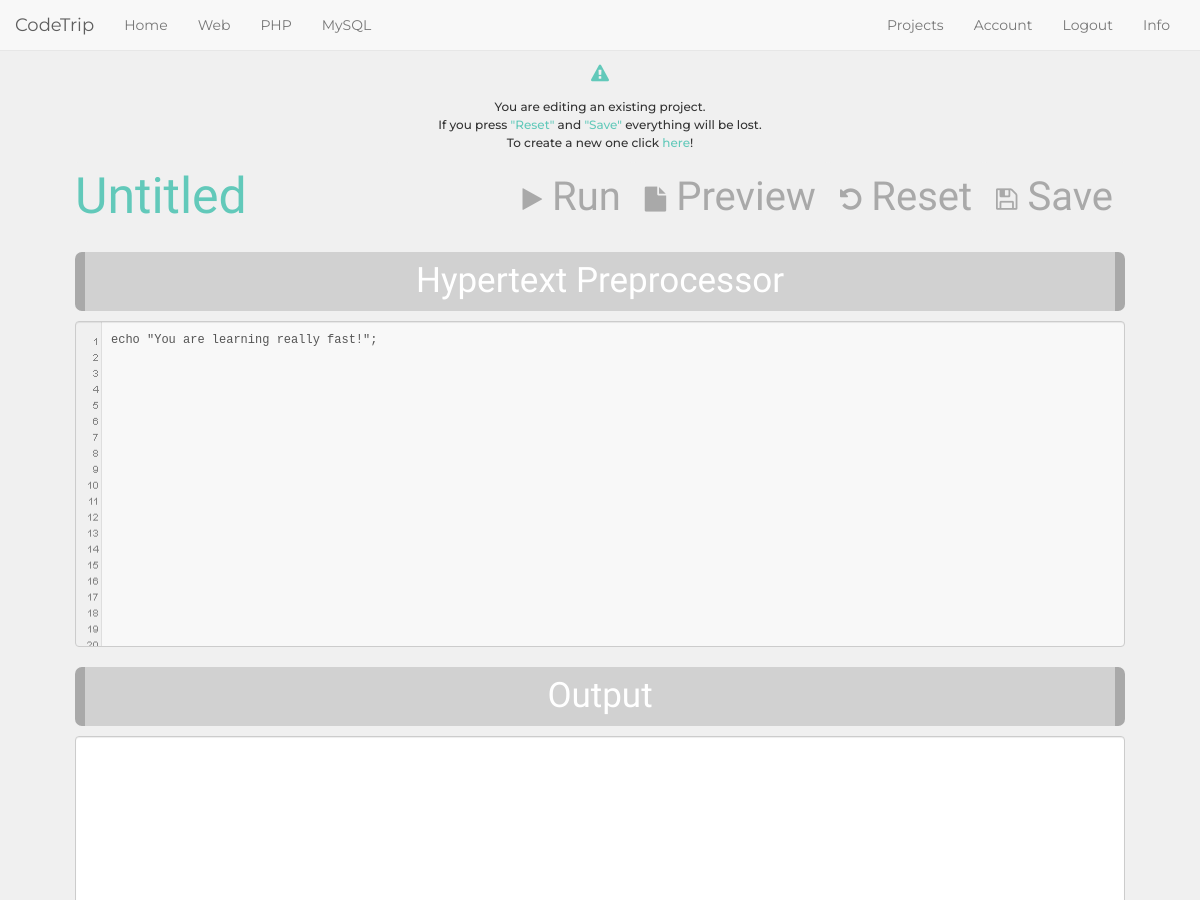
The page /php.php?project_id=36 (signed in, upper part) on the database as committed earlier.
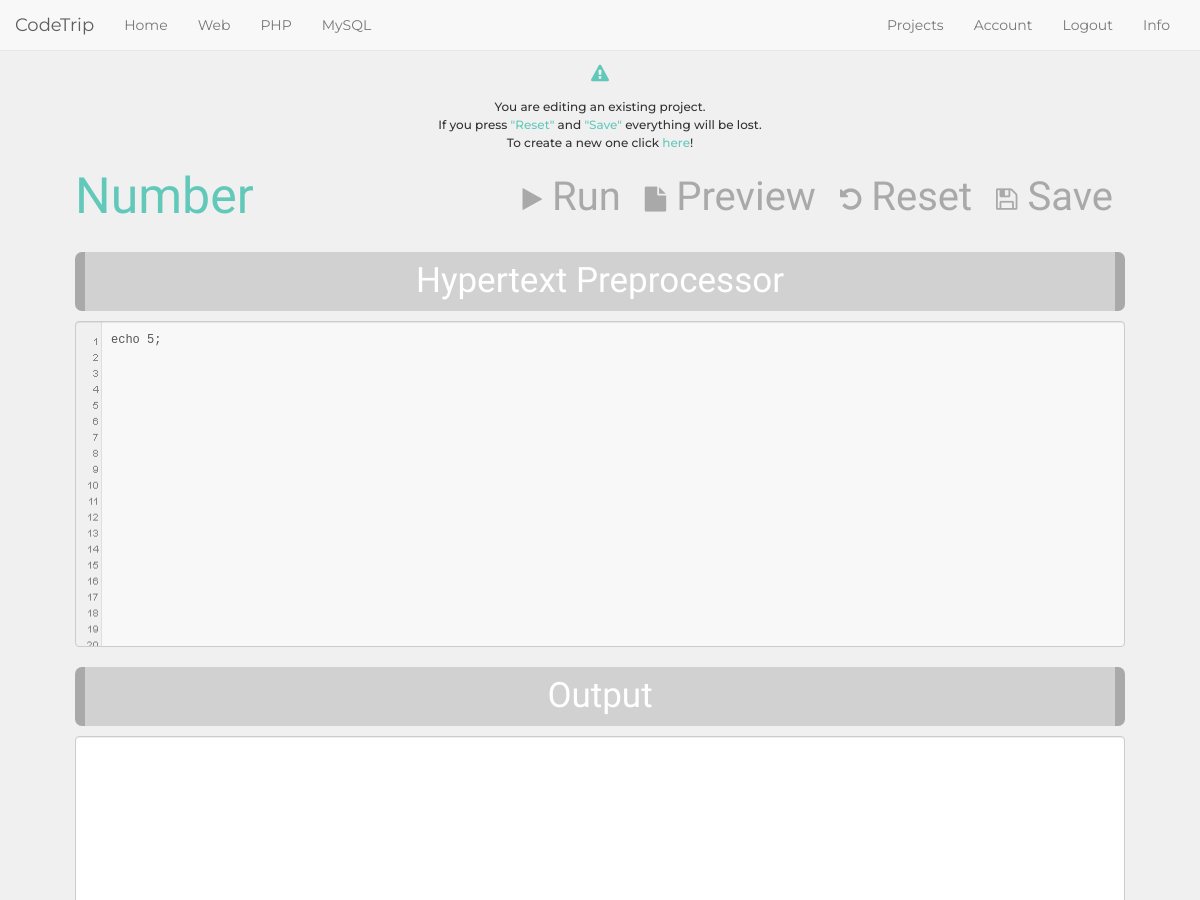
The same page on the database as committed later.
### tables this page shows
CREATE TABLE IF NOT EXISTS `projects` (
  `project_id` int(10) NOT NULL AUTO_INCREMENT,
  `project_html` text NOT NULL,
  `project_css` text NOT NULL,
  `project_javascript` text NOT NULL,
  `project_php` text NOT NULL,
  `project_sql` text NOT NULL,
  `project_name` varchar(70) NOT NULL,
  `project_date` datetime NOT NULL,
  `user_id` int(10) NOT NULL,
  `project_type` varchar(5) NOT NULL,
  PRIMARY KEY (`project_id`)
);

### php.php (the view, shortened to what this page needs)
<?php
require 'system/settings.php';
require 'includes/head.php';
require 'includes/nav.php';
$php = 'echo "You are learning really fast!";';
$project_name = 'Untitled';
if (isset($_GET['project_id']) && isset($_SESSION['u_id'])) {
  $sql = "SELECT * FROM projects WHERE project_id = '".$_GET['project_id']."' AND project_type = 'php' AND user_id = '".$_SESSION['u_id']."'";
  $result = mysqli_query($connection, $sql);
  $resultCheck = mysqli_num_rows($result);
  if ($resultCheck > 0) {
    $row = mysqli_fetch_assoc($result);
    $php = $row['project_php'];
    $project_name = $row['project_name'];
  }
}
?>
<main class="playground-general">
  <div class="container practice-area">
    <div>
      <?php
        if (isset($_GET['project_id']) && isset($_SESSION['u_id'])) {
          echo '<h4 class="basic-color"><i class="fa fa-exclamation-triangle"></i></h4><h6>You are editing an existing project.<br>If you press <span class="basic-color">"Reset"</span> and <span class="basic-color">"Save"</span> everything will be lost.<br>To create a new one click <a href="php.php">here</a>!</h6>';
        }
      ?>
    </div>
    <form id="phpform" method="post" target="iframe-result" action="playground/php.php">
      <div class="row"><div class="col-md-12">
        <div id="project-title">
          <input type="text" autocomplete="project-name" class="form-control" id="project-name" value="<?php echo htmlspecialchars($project_name) ?>" placeholder="Name this project" name="project-name" required maxlength="100">
        </div>
        <div class="button-options">
          <button type="button" name="save" id="save-project-button" class="btn"><i class="fa fa-save"></i> Save</button>
          <button type="reset" id="reset-editors-button" class="btn"><i class="fa fa-undo"></i> Reset</button>
          <button type="button" name="action" value="there" id="new-page-preview-button" class="btn"><i class="fa fa-file"></i> Preview</button>
          <button type="button" name="action" value="here" id="run-code-button" class="btn"><i class="fa fa-play"></i> Run</button>
        </div>
      </div></div>
      <div class="row">
        <div id="phpeditor" class="col-md-12">
          <h2>Hypertext Preprocessor</h2>
          <textarea class="form-control textarea-code" name="php" rows="18" autofocus><?php echo htmlspecialchars($php); ?></textarea>
        </div>
      </div>
    </form>
    <div class="row">
      <div id="php-preview" class="col-md-12 preview">
        <h2>Output</h2>
        <iframe class="form-control iframe-code" name="iframe-result"></iframe>
      </div>
    </div>
  </div>
<?php require 'includes/footer.php'; ?>
</body>
</html>

Rows that differ between the two databases and show on the page:
now on this page (row edited): projects: project-name "Number", php "echo 5;"
Other text that changed with them:
form field project-name: "Untitled" → (not shown)
form field php: "echo \"You are learning really fast!\";" → (not shown)
